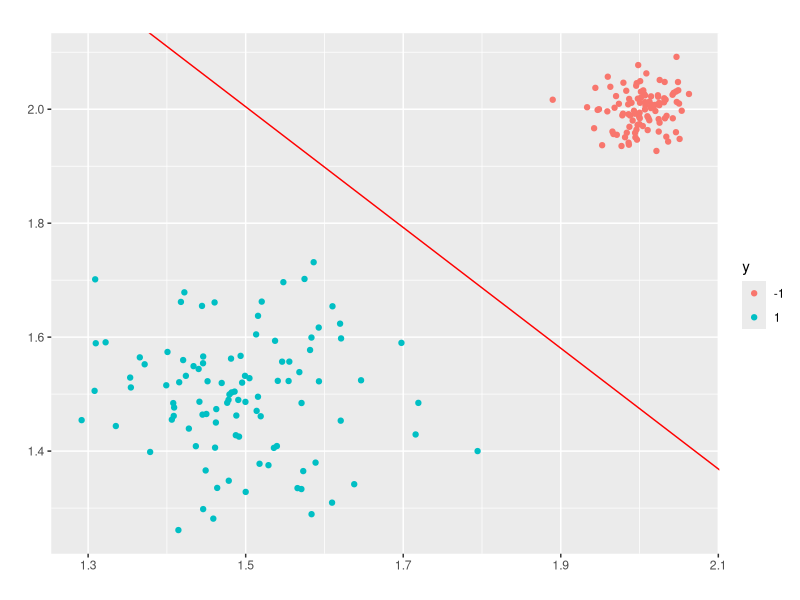
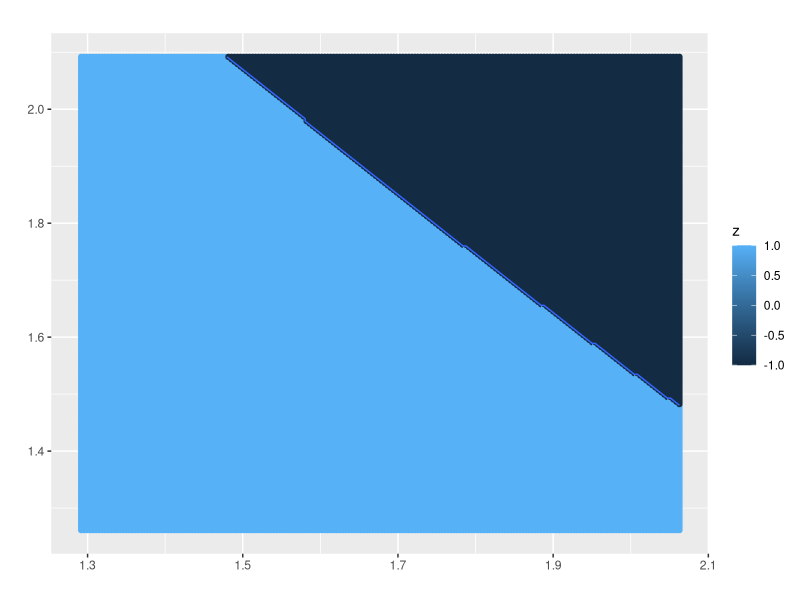
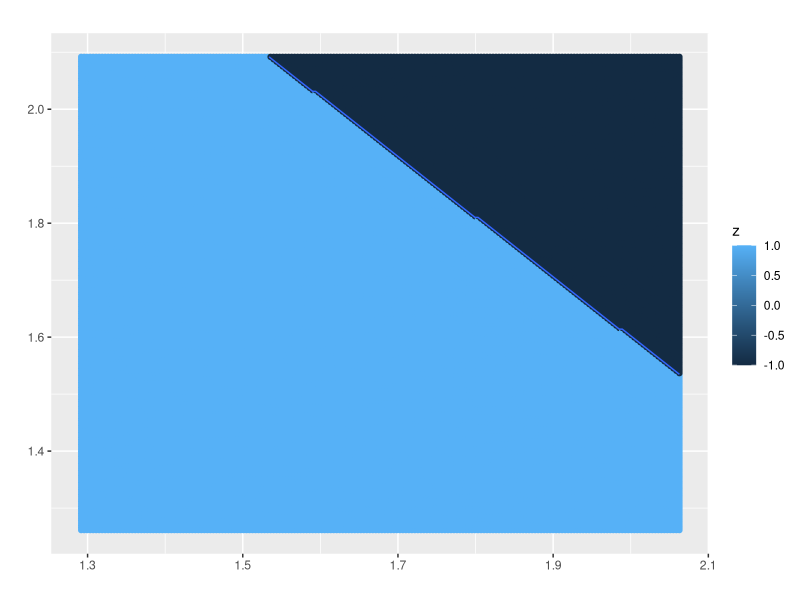
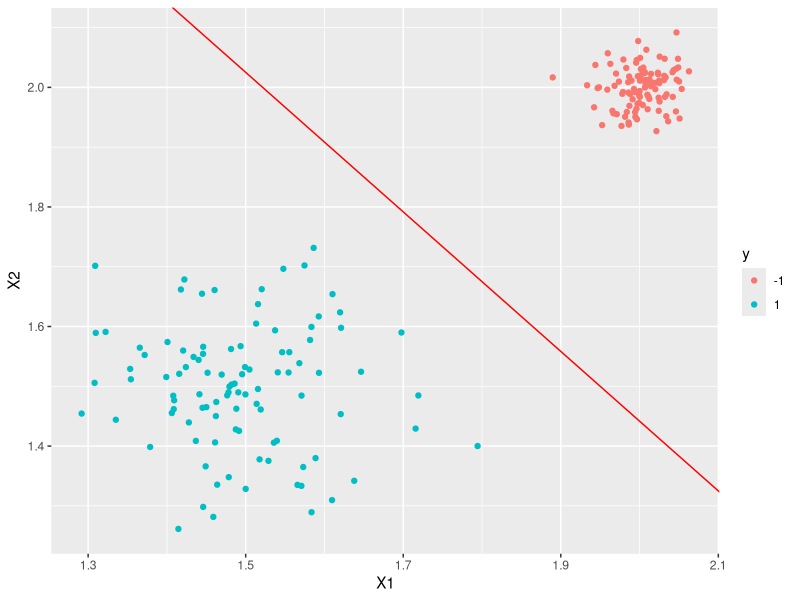
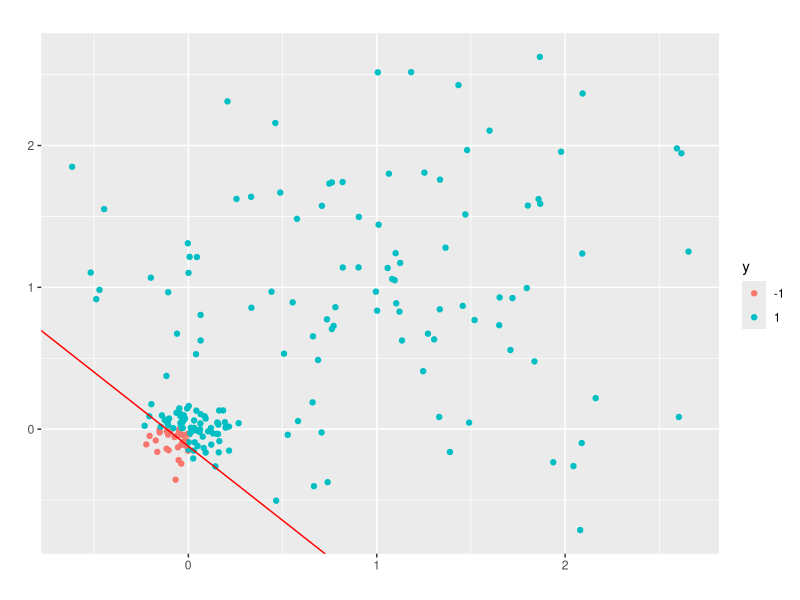
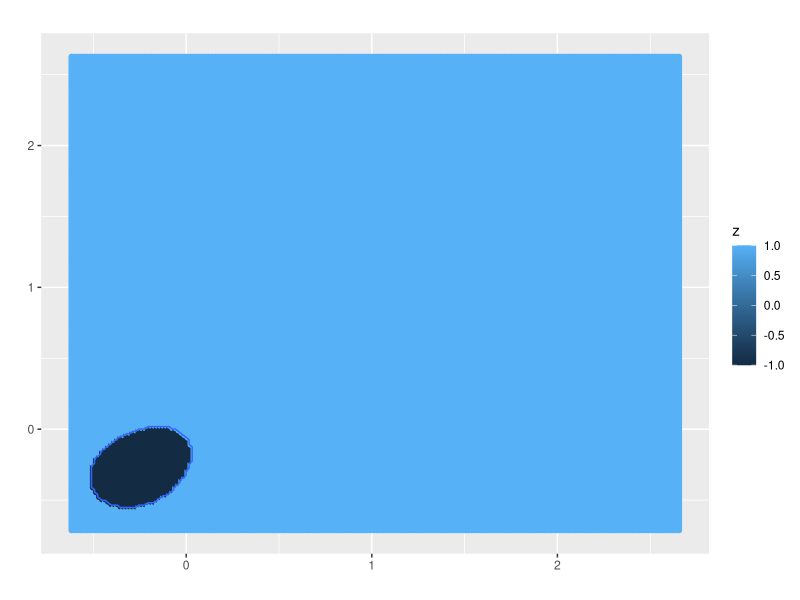
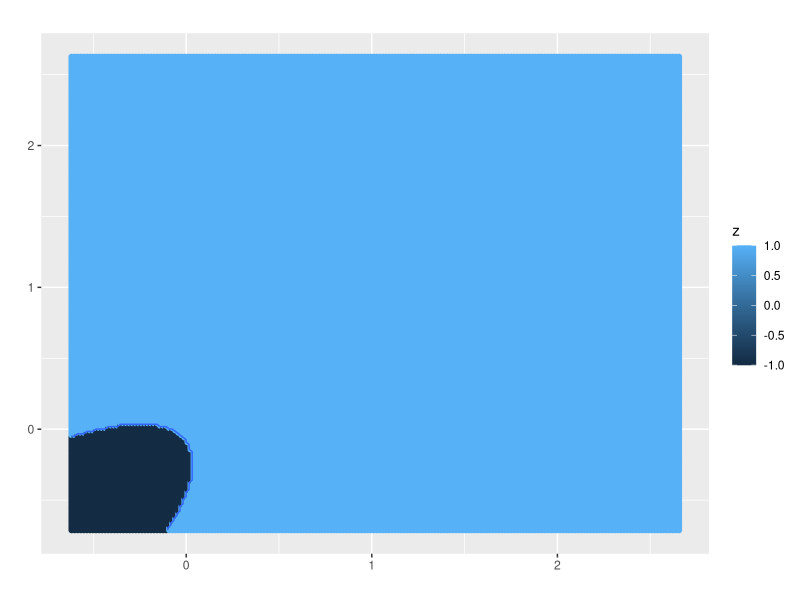
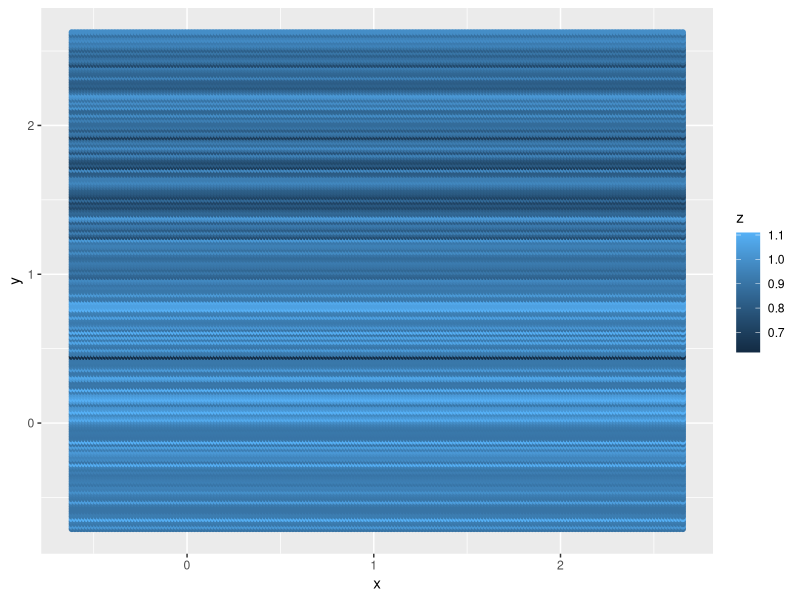

Here is the R script that generated these plots, in order:

rm(list=ls())
library(MASS)
library(mvtnorm)
library(ggplot2)
Mysvm <- function(X, Y, C, kernelFunction,tol, max.iter, sigma=0.5,d=4){
   
  ## data parameter
  m <- nrow(X)
 
  ## labels
  ## Map 0 to -1
  Y[Y==0] <- -1
  
  # variables
  alphas <- rep(0, m)
  b <- 0
  E <- rep(0, m)
  iter <- eta <- L <- H <- 0
  
  ## transformations of original data to map into new space
  if(kernelFunction == "linearKernel") {
    K <- X %*% t(X)
  } else if (kernelFunction == "gaussianKernel") {
    K <- matrix(0, ncol=m, nrow=m)
    for (i in 1:m) {
      for (j in i:m) {
        K[i,j] <- gaussianKernel(X[i,], X[j,],sigma)
        K[j,i] <- K[i,j]
      }
    }
  }
  
  else if (kernelFunction == "polynomialKernel") {
    K <- matrix(0, ncol=m, nrow=m)
    for (i in 1:m) {
      for (j in i:m) {
        K[i,j] <- polynomialKernel(X[i,], X[j,],d)
        K[j,i] <- K[i,j]
      }
    }
  }
  
  while (iter < max.iter) {
    num_changed_alphas <- 0
    for (i in 1:m){
      E[i] <- b + sum(alphas * Y * K[,i]) - Y[i]
      if( (Y[i]*E[i] < -tol & alphas[i] < C) || (Y[i] >  tol & alphas[i] > 0) ) {
        ## if the error E[i] is large
        ## the alpha corresponding to this data instance can be optimized
        
        j <- ceiling(m * runif(1))
        while (j == i) { # make sure i != j
          j <- ceiling(m * runif(1))
        }
        
        E[j] <- b + sum(alphas * Y * K[,j]) - Y[j]
        
        ## save old alphas
        alpha.i.old <- alphas[i]
        alpha.j.old <- alphas[j]
        
        if (Y[i] == Y[j]) {
          L <- max(0, alphas[j] + alphas[i] -C)
          H <- min(C, alphas[j] + alphas[i])
        } else {
          L <- max(0, alphas[j] - alphas[i])
          H <- min(C, C + alphas[j] - alphas[i])
        }
        
        if (L == H) {
          ## continue to next i
          next
        }
        
        ## compute eta
        eta <- 2 * K[i,j] - K[i,i] - K[j,j]
        if (eta >= 0) {
          ## continue to next i
          next
        }
        
        ## compute and clip new value for alpha j
        alphas[j] <- alphas[j] - Y[j] * (E[i] - E[j])/eta
        ## clip
        alphas[j] = min(H, alphas[j])
        alphas[j] = max(L, alphas[j])
        
        ## check if change in alpha is significant
        if(abs(alphas[j] - alpha.j.old) < tol) {
          alphas[j] <- alpha.j.old
          next
        }
        
        ## determine value for alpha i
        alphas[i] <- alphas[i] + Y[i] * Y[j] * (alpha.j.old - alphas[j])
        
        ## compute b1 and b2
        b1 <- b - E[i] +
          - Y[i] * (alphas[i] - alpha.i.old) * K[i,j] +
          - Y[j] * (alphas[j] - alpha.j.old) * K[i,j]
        b2 <- b - E[j] +
          - Y[i] * (alphas[i] - alpha.i.old) * K[i,j] +
          - Y[j] * (alphas[j] - alpha.j.old) * K[i,j]
        
        ## compute b
        if ( alphas[i] > 0 & alphas[i] < C) {
          b <- b1
        } else if (alphas[j] > 0 & alphas[j] < C) {
          b <- b2
        } else {
          b <- (b1+b2)/2
        }
        
        num_changed_alphas <- num_changed_alphas + 1
      }
    }
    
    if (num_changed_alphas == 0) {
      iter <- iter + 1
    } else {
      iter <-  0
    }
    
  }
  
  
  idx <- alphas > 0
  return(list(
      X=X[idx,],
      y=Y[idx],
      kernelFunction=kernelFunction,
      b=b,
      alphas=alphas[idx],
      w=t(alphas * Y) %*% X
  ))
}


gaussianKernel <- function(x1,x2, sigma) {
  sim <- exp(-sum((x1-x2)^2)/(2*sigma^2))
  return(sim)
}



polynomialKernel <- function(x1,x2, d) {
  sim <-(t(x1)%*%x2+1)^d
  return(sim)
}



svmPredict <- function(model, X,kernelFunction,sigma,d) {
  ## returns a vector of predictions using a trained SVM model
  ## X is a m x n matrix where there each example is a row.
  ## model is a svm model returned from svm.
  m <- nrow(X)
  p <- rep(0, m)
  pred <- rep(0, m)
  w<-model$w
  b<-model$b
  if (kernelFunction == "linearKernel") {
    p <- X %*% t(w) +b
  } else if (kernelFunction == "gaussianKernel") {
    
    alphas <- model$alphas
    for (i in 1:m) {
      prediction <- 0
      for (j in 1:nrow(model$X)) {
        prediction <- prediction +
          alphas[j] * model$y[j] *
          gaussianKernel(X[i,], model$X[j,],sigma)
      }
      p[i] <- prediction + model$b
    }
    
  }
  else if (kernelFunction == "polynomialKernel") {
    
    alphas <- model$alphas
    for (i in 1:m) {
      prediction <- 0
      for (j in 1:nrow(model$X)) {
        prediction <- prediction +
          alphas[j] * model$y[j] *
          polynomialKernel(X[i,], model$X[j,],d)
      }
      p[i] <- prediction + model$b
    }
    
  }
  
  
  pred[p >= 0] <- 1
  pred[p < 0] <- -1
  return(pred)
}


## equivalent with meshgrid in octave
meshgrid <- function(a, b) {
  list(
    x <- outer(b*0, a, FUN="+"),
    y <- outer(b, a*0, FUN="+")
  )
}

Myplot<-function(x, X, y, type, title="", xlab="", ylab="",sigma,d){
  model <- x
  match.arg(type, c("linearKernel", "gaussianKernel","polynomialKernel"))
  plot_data<-as.data.frame(X)
  plot_data<-cbind(plot_data,as.factor(y))
  colnames(plot_data)<-c("X1","X2","y")
  p <- ggplot(data=plot_data, aes_string(x=colnames(plot_data)[1], y=colnames(plot_data)[2])) +
    geom_point(aes(colour=y))
 
  w <- model$w
  b <- model$b
  if(type == "linearKernel") {
    p <- p+geom_abline(intercept = -b/w[2],
                       slope = -w[1]/w[2],
                       colour = "red")
  } else {
    xr <- seq(min(X[,1]), max(X[,1]), length.out=200)
    yr <- seq(min(X[,2]), max(X[,2]), length.out=200)
    mg <- meshgrid(xr, yr)
    X1 <- mg[[1]]
    X2 <- mg[[2]]
    vm<-as.data.frame(cbind(X1,X2))
    vals <- matrix(0, ncol=ncol(X1), nrow=nrow(X1))
    z<-vector()
    for (i in 1:ncol(X1)){
      thisX <- cbind(X1[,i], X2[,i])
      vals[,i] <-  svmPredict(model, thisX,kernelFunction=type,sigma,d)
    }
    
    vm <- data.frame(x=as.vector(X1),
                     y= as.vector(X2),
                    z=as.vector(vals))
   
    #p<-ggplot(vm, aes(x =x, y = y, shape = factor(z))) +
    #  geom_point(colour = "grey90", size = 1.5) + 
    # geom_density_2d(aes(colour = z))+stat_contour(breaks = c(0))
    
    p<-ggplot(vm, aes(x =x, y = y, z=z),shape = factor(z)) +
      geom_point(aes(colour=z)) + 
    stat_contour(breaks = c(0))
    
    
  }
  
  p <- p + xlab(xlab) + ylab(ylab) + ggtitle(title)
  
  print(p)
}
set.seed(1234567)
#### linear seperable cases ####
x1=rmvnorm(100,mean=c(1.5,1.5),sigma=0.01*diag(2))
x2=rmvnorm(100,mean=c(2,2),sigma=0.001*diag(2))


X<-rbind(x1,x2)
colnames(X)<-c("1","2")
y=matrix(0,nrow=200,ncol=1)
y[1:100,1]=1
y[101:200,1]=-1
C=0.1

model<-Mysvm(X, y, C,"linearKernel",
                tol=1e-4, max.iter=20,sigma=0.5,d=4)
pred<-svmPredict(model,X,"linearKernel",sigma=0.5,4)
Myplot(model, X, y,"linearKernel", title="", xlab="", ylab="",sigma=0.5,d=4)

model<-Mysvm(X, y, C,"gaussianKernel",
                tol=1e-4, max.iter=20,sigma=0.5,d=4)
pred<-svmPredict(model,X,"gaussianKernel",sigma=0.5,4)
Myplot(model, X, y,"gaussianKernel", title="", xlab="", ylab="",sigma=0.5,d=4)

model<-Mysvm(X, y, C,"polynomialKernel",
                     tol=1e-4, max.iter=20, sigma=0.5,d=4)
pred<-svmPredict(model,X,"polynomialKernel",sigma=0.5,4)
Myplot(model, X, y,"polynomialKernel", title="", xlab="", ylab="",sigma=0.5,d=4)
##################### using existed function #################
library(e1071)

m <- svm(y ~ X, scale = FALSE, kernel = "linear")
coef(m)
plot_data<-as.data.frame(X)
plot_data<-cbind(plot_data,as.factor(y))
colnames(plot_data)<-c("X1","X2","y")
p <- ggplot(data=plot_data, aes_string(x=colnames(plot_data)[1], y=colnames(plot_data)[2])) +
  geom_point(aes(colour=y))+geom_abline(intercept = -coef(m)[1]/coef(m)[3],
                                        slope = -coef(m)[2]/coef(m)[3],
                                        colour = "red")

p

##### linear non-seperable case ####
x1=rmvnorm(100,mean=c(1,1),sigma=0.5*diag(2))
x2=rmvnorm(100,mean=c(0,0),sigma=0.01*diag(2))
y=matrix(0,nrow=200,ncol=1)

X<-rbind(x1,x2)
colnames(X)<-c("1","2")

y<-ifelse(X[,1]>0|X[,2]>0,1,-1)

C=100

model<-Mysvm(X, y, C,"linearKernel",
           tol=1e-4, max.iter=20,sigma=0.5,d=4)
pred<-svmPredict(model,X,"linearKernel",sigma=0.5,4)
Myplot(model, X, y,"linearKernel", title="", xlab="", ylab="",sigma=0.5,d=4)

model<-Mysvm(X, y, C,"gaussianKernel",
           tol=1e-4, max.iter=20,sigma=0.5,d=4)
pred<-svmPredict(model,X,"gaussianKernel",sigma=0.5,4)
Myplot(model, X, y,"gaussianKernel", title="", xlab="", ylab="",sigma=0.5,d=4)

model<-Mysvm(X, y, C,"polynomialKernel",
           tol=1e-4, max.iter=20, sigma=0.5,d=4)
pred<-svmPredict(model,X,"polynomialKernel",sigma=0.5,4)
Myplot(model, X, y,"polynomialKernel", title="", xlab="", ylab="",sigma=0.5,d=4)


############## using existed function ########

m <- svm(y ~ X, scale = FALSE, kernel = "radial",gamma=0.5,degree=4,cost=1)
m$decision.values
predict(m,X)

xr <- seq(min(X[,1]), max(X[,1]), length.out=200)
yr <- seq(min(X[,2]), max(X[,2]), length.out=200)
mg <- meshgrid(xr, yr)
X1 <- mg[[1]]
X2 <- mg[[2]]
vm<-as.data.frame(cbind(X1,X2))
vals <- matrix(0, ncol=ncol(X1), nrow=nrow(X1))
z<-vector()
for (i in 1:ncol(X1)){
  thisX <- cbind(X1[,i], X2[,i])
  vals[,i] <-  predict(m, thisX)
}

vm <- data.frame(x=as.vector(X1),
                 y= as.vector(X2),
                 z=as.vector(vals))


p<-ggplot(vm, aes(x =x, y = y, z=z),shape = factor(z)) +
  geom_point(aes(colour=z)) + 
  stat_contour(breaks = c(0))
p

